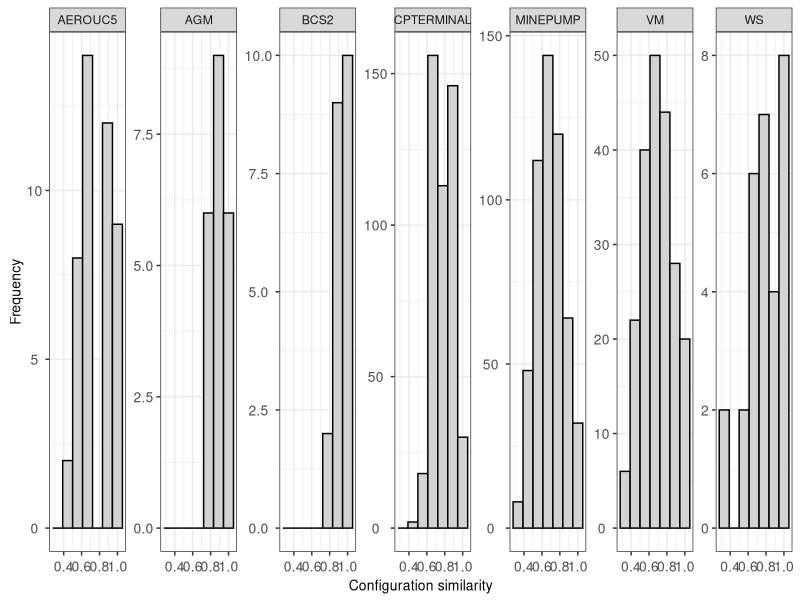
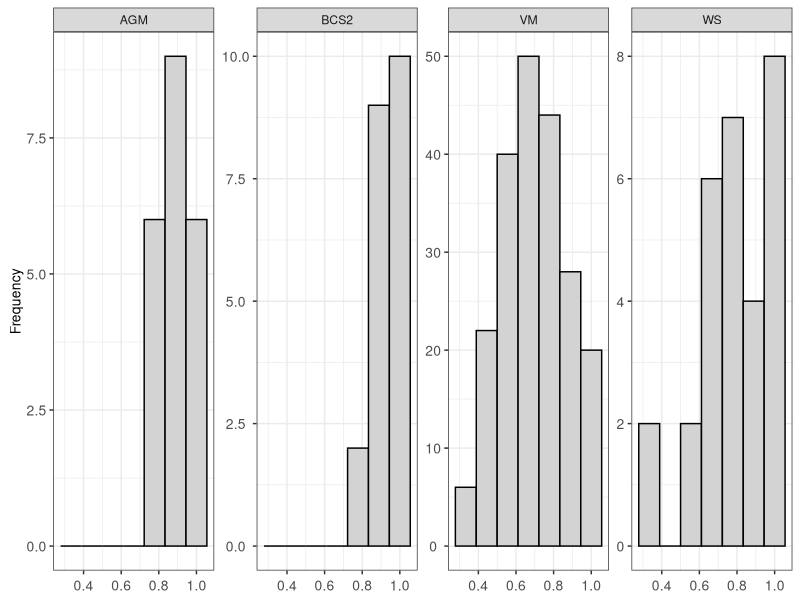
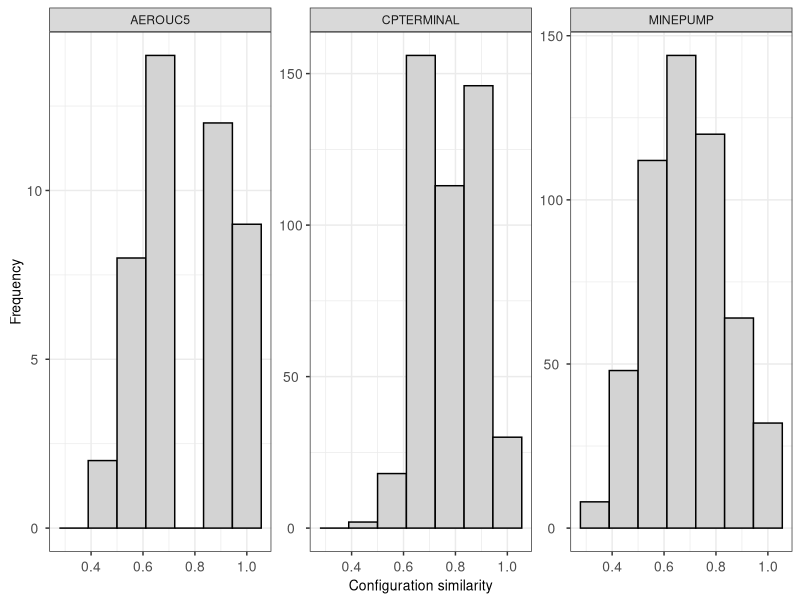

Reproduce these figures in R, in order. (Note: this script raises an error after producing the figures.)
list.of.packages <- c("ggpubr","ggrepel","ggplot2","effsize","stringr","reshape","dplyr", "egg", "gridExtra")

# new.packages <- list.of.packages[!(list.of.packages %in% installed.packages(lib.loc="/home/cdnd1/Rpackages/")[,"Package"])]
# if(length(new.packages)) install.packages(new.packages,lib="/home/cdnd1/Rpackages/")
# lapply(list.of.packages,require,character.only=TRUE, lib.loc="/home/cdnd1/Rpackages/")

new.packages <- list.of.packages[!(list.of.packages %in% installed.packages()[,"Package"])]
if(length(new.packages)) install.packages(new.packages, dependencies = TRUE)
lapply(list.of.packages,require,character.only=TRUE)

rm(new.packages,list.of.packages)

# # Loading log files from pair merging, dissimilarity, and comparelanguage.
# # Then, combine tables in a single data structure
# pair_tabs <- NULL
# # for (an_spl in c("agm", "bcs2")) {
# # for (an_spl in c("agm", "vm", "ws", "bcs2")) {
# # for (an_spl in c("agm", "vm", "ws", "bcs2", "cpterminal", "minepump")) {
# for (an_spl in c("agm", "vm", "ws", "bcs2", "cpterminal", "minepump", "aerouc5")) {
#   tab_c<-read.table(paste("./pair/pair_merging_",an_spl,".log",sep = ""),sep="/", header=TRUE)
#   tab_d<-read.table(paste("./pair/pair_dissimilarity_",an_spl,".log",sep = ""),sep="\t", header=TRUE)
#   tab_l<-read.table(paste("./pair/pair_comparelanguages_",an_spl,".log",sep = ""),sep="|", header=TRUE)
#   tab_m<-merge(merge(tab_c,tab_d),tab_l)
#   tab_m$SPL <- an_spl
#   if(is.null(pair_tabs)){
#     pair_tabs <- tab_m
#   }else{
#     pair_tabs <- rbind(pair_tabs,tab_m)
#   }
#   rm(tab_c,tab_d,tab_l,tab_m)
# }
# write.table(pair_tabs,"./pair_mdc.tab")
pair_tabs<-read.table("./pair_mdc.tab")

# calculate similarity (opposite of dissim)
pair_tabs$ConfigSim <- 1-pair_tabs$ConfigDissim

# calculate model size increment in terms of the maximum size (number of states)
pair_tabs$RatioStates<- apply(pair_tabs[,c("TotalStatesRef","TotalStatesUpdt")],1,sum)
pair_tabs$RatioStates<- pair_tabs$StatesFFSM/pair_tabs$RatioStates

# calculate model size increment in terms of the maximum size (number of transitions)  
pair_tabs$RatioTransitions<- apply(pair_tabs[,c("TotalTransitionsRef","TotalTransitionsUpdt")],1,sum)
pair_tabs$RatioTransitions<- pair_tabs$TransitionsFFSM/pair_tabs$RatioTransitions

# # calculate model size increment in terms of the largest model size (number of states)
# pair_tabs$RatioStatesMax<- apply(pair_tabs[,c("TotalStatesRef","TotalStatesUpdt")],1,max)
# pair_tabs$RatioStatesMax<- pair_tabs$StatesFFSM/pair_tabs$RatioStatesMax
# 
# # calculate model size increment in terms of the largest model size (number of transitions)  
# pair_tabs$RatioTransitionsMax<- apply(pair_tabs[,c("TotalTransitionsRef","TotalTransitionsUpdt")],1,max)
# pair_tabs$RatioTransitionsMax<- pair_tabs$TransitionsFFSM/pair_tabs$RatioTransitionsMax

pair_tabs$SPL<-toupper(pair_tabs$SPL)
# dissimilarity histogram 
filename <- "histogram_ConfigSim.pdf"
p<-ggplot(pair_tabs, aes(x=ConfigSim)) + 
  geom_histogram(color="black", fill="lightgrey", bins=7)+
  labs(x = "Configuration similarity", y = "Frequency")+
  theme_bw()+
  theme(
    plot.title = element_text(hjust = 0.5, size=10),
    axis.text.x  = element_text(angle = 0,   hjust = 0.5, vjust = 0.5, size=10),
    axis.text.y  = element_text(angle = 0,   hjust = 0.5, vjust = 0.5, size=10),
    axis.title.x  = element_text(angle = 0,  hjust = 0.5, vjust = 0.5, size=10),
    axis.title.y  = element_text(angle = 90, hjust = 0.5, vjust = 0.5, size=10)
  )+facet_wrap(SPL~.,scales = "free_y", nrow = 1)
p1 <- p %+% subset(pair_tabs, SPL %in% c("AGM","BCS2","VM","WS")) + labs(x = NULL)
p2 <- p %+% subset(pair_tabs, !SPL %in% c("AGM","BCS2","VM","WS"))
p<-arrangeGrob(grobs = lapply(
  list(p1, p2),
  set_panel_size,
  width = unit(5, "cm"),
  height = unit(4, "cm")
))
#print(p)
ggsave(device=cairo_pdf, filename, width = 9.75, height = 4.5, dpi=320,p)
rm(p,p1,p2,filename)

# dissimilarity (RatioStates) histogram
filename <- "histogram_RatioStates.pdf"
p<-ggplot(pair_tabs, aes(x=RatioStates)) +
  geom_histogram(color="black", fill="lightgrey", bins=7)+
  labs(x = "Ratio between FFSM size to total size of products pairs (number of states)", y = "Frequency")+
  theme_bw()+
  theme(
    plot.title = element_text(hjust = 0.5, size=10),
    axis.text.x  = element_text(angle = 0,   hjust = 0.5, vjust = 0.5, size=10),
    axis.text.y  = element_text(angle = 0,   hjust = 0.5, vjust = 0.5, size=10),
    axis.title.x  = element_text(angle = 0,  hjust = 0.5, vjust = 0.5, size=10),
    axis.title.y  = element_text(angle = 90, hjust = 0.5, vjust = 0.5, size=10)
  )+facet_wrap(SPL~.,scales = "free_y", nrow = 1)
p1 <- p %+% subset(pair_tabs, SPL %in% c("AGM","BCS2","VM","WS")) + labs(x = NULL)
p2 <- p %+% subset(pair_tabs, !SPL %in% c("AGM","BCS2","VM","WS"))
p<-arrangeGrob(grobs = lapply(
  list(p1, p2),
  set_panel_size,
  width = unit(5, "cm"),
  height = unit(4, "cm")
))
#print(p)
ggsave(device=cairo_pdf, filename, width = 9.75, height = 4.5, dpi=320,p)
rm(p,p1,p2,filename)

# dissimilarity (RatioTransitions) histogram
filename <- "histogram_RatioTransitions.pdf"
p<-ggplot(pair_tabs, aes(x=RatioTransitions)) +
  geom_histogram(color="black", fill="lightgrey", bins=7)+
  labs(x = "Ratio between FFSM size to total size of products pairs (number of transitions)", y = "Frequency")+
  theme_bw()+
  theme(
    plot.title = element_text(hjust = 0.5, size=10),
    axis.text.x  = element_text(angle = 0,   hjust = 0.5, vjust = 0.5, size=10),
    axis.text.y  = element_text(angle = 0,   hjust = 0.5, vjust = 0.5, size=10),
    axis.title.x  = element_text(angle = 0,  hjust = 0.5, vjust = 0.5, size=10),
    axis.title.y  = element_text(angle = 90, hjust = 0.5, vjust = 0.5, size=10)
  )+facet_wrap(SPL~.,scales = "free_y", nrow = 1)
p1 <- p %+% subset(pair_tabs, SPL %in% c("AGM","BCS2","VM","WS")) + labs(x = NULL)
p2 <- p %+% subset(pair_tabs, !SPL %in% c("AGM","BCS2","VM","WS"))
p<-arrangeGrob(grobs = lapply(
  list(p1, p2),
  set_panel_size,
  width = unit(5, "cm"),
  height = unit(4, "cm")
))
#print(p)
ggsave(device=cairo_pdf, filename, width = 9.75, height = 4.5, dpi=320,p)
rm(p,p1,p2,filename)

{
  corrMethod<-"pearson"
  # x_col = "RatioStates";          xlab_txt = "Ratio between total sizes of FFSM to products pair (number of states)"
  x_col = "RatioTransitions";     xlab_txt = "Ratio between total sizes of FFSM to products pair (number of transitions)"
  y_col <- "ConfigSim"; ylab_txt <- "Configuration similarity";
  # y_col <- "RatioFeatures"; ylab_txt <- "Amount of feature sharing";
  
  y_title <- "Pearson correlation coefficient - Pairwise analysis"
  filename <- paste("correlation_",x_col,"_",y_col,".pdf",sep = "")
  
  p1 <-ggscatter(subset(pair_tabs, SPL %in% c("AGM","BCS2","VM","WS")),
                 x = x_col, xlab = NULL,
                 y = y_col, ylab = ylab_txt,
                 title = y_title,
                 add = "reg.line",
                 cor.coeff.args = list(method = corrMethod, label.x.npc = 0.00, label.y.npc = 0.00),
                 cor.coef.size = 4,
                 conf.int = TRUE, # Add confidence interval
                 cor.coef = TRUE # Add correlation coefficient. see ?stat_cor
  )+
    theme_bw()+
    theme(
      plot.title = element_text(hjust = 0.5, size=15),
      strip.text.x = element_text(size = 15),
      strip.text.y = element_text(size = 15),
      axis.text.x  = element_text(angle = 0,   hjust = 0.5, vjust = 0.5, size=15),
      axis.text.y  = element_text(angle = 0,   hjust = 0.5, vjust = 0.5, size=15),
      axis.title.x  = element_text(angle = 0,  hjust = 0.5, vjust = 0.5, size=15),
      axis.title.y  = element_text(angle = 90, hjust = 0.5, vjust = 0.5, size=15)
    )+ facet_wrap(SPL~.,scales = "free", nrow = 1)  + labs(x = NULL)
  # facet_wrap(SPL~.,scales = "free_x", nrow = 1)
  # facet_wrap(SPL~., nrow = 1)
  
  p2 <-ggscatter(subset(pair_tabs, !SPL %in% c("AGM","BCS2","VM","WS")),
                 x = x_col, xlab = xlab_txt,
                 y = y_col, ylab = ylab_txt,
                 title = NULL,
                 add = "reg.line",
                 cor.coeff.args = list(method = corrMethod, label.x.npc = 0.00, label.y.npc = 0.00),
                 cor.coef.size = 4,
                 conf.int = TRUE, # Add confidence interval
                 cor.coef = TRUE # Add correlation coefficient. see ?stat_cor
  )+
    theme_bw()+
    theme(
      plot.title = element_text(hjust = 0.5, size=15),
      strip.text.x = element_text(size = 15),
      strip.text.y = element_text(size = 15),
      axis.text.x  = element_text(angle = 0,   hjust = 0.5, vjust = 0.5, size=15),
      axis.text.y  = element_text(angle = 0,   hjust = 0.5, vjust = 0.5, size=15),
      axis.title.x  = element_text(angle = 0,  hjust = 0.5, vjust = 0.5, size=15),
      axis.title.y  = element_text(angle = 90, hjust = 0.5, vjust = 0.5, size=15)
    )+ facet_wrap(SPL~.,scales = "free", nrow = 1)
  p<-arrangeGrob(grobs = lapply(
    list(p1, p2),
    set_panel_size,
    width = unit(9, "cm"),
    height = unit(5, "cm")
  ))
  #print(p)
  ggsave(device=cairo_pdf, filename, width = 17, height = 6, dpi=320,p)
  rm(p,p1,p2,filename,x_col,xlab_txt,y_col,ylab_txt,y_title,corrMethod)
}

# # Loading report files of recovering FFSMs from prioritized configurations
# # Then, combine tables in a single data structure
# prtz_tabs <- NULL
# for (logId in seq(0,99)) {
#     logId <- str_pad(logId, 2, pad = "0")
#     # for (an_spl in c("agm", "vm", "ws", "bcs2", "cpterminal", "minepump")) {
#     for (an_spl in c("agm", "vm", "ws", "bcs2", "cpterminal", "minepump", "aerouc5")) {
#       for (xmdp in c("lmdp", "gmdp", "rndp")) {
#       # for (xmdp in c("lmdp", "rndp")) {
#         # for (tsort in c("dis")) {
#         for (tsort in c("dis", "sim")) {
#           if(xmdp=="rndp" && tsort == "sim"){ next }
#           tab<-read.table(paste("./prtz/",xmdp,"_",tsort,"_",logId,"_",an_spl,"_r.txt.log",sep = ""),sep="/", header=TRUE)
#           tab$Index <- seq(nrow(tab))
#           tab$SPL <- an_spl
#           # tab$Prioritization <- paste(xmdp,tsort)
#           tab$Prioritization <- xmdp
#           tab$ID <- logId
#           tab$Criteria <- tsort
#           if(is.null(prtz_tabs)) prtz_tabs <- tab
#           else{
#             prtz_tabs <- rbind(prtz_tabs,tab)
#           }
#         }
#       }
#     }
# }
# write.table(prtz_tabs,"./recov_prtz.tab")
prtz_tabs<-read.table("./recov_prtz.tab")
prtz_tabs<-prtz_tabs[prtz_tabs$Criteria=="dis",]
# prtz_tabs<-prtz_tabs[prtz_tabs$Prioritization!="gmdp",]

prtz_tabs$StatesOrigFFSM <- 0; prtz_tabs$TransitionsOrigFFSM <- 0 

prtz_tabs[prtz_tabs$SPL=='aerouc5',   'StatesOrigFFSM'] <- 25; prtz_tabs[prtz_tabs$SPL=='aerouc5',   'TransitionsOrigFFSM'] <- 25*18
prtz_tabs[prtz_tabs$SPL=='agm',       'StatesOrigFFSM'] <- 6;  prtz_tabs[prtz_tabs$SPL=='agm',       'TransitionsOrigFFSM'] <- 35
prtz_tabs[prtz_tabs$SPL=='bcs2',      'StatesOrigFFSM'] <- 6;  prtz_tabs[prtz_tabs$SPL=='bcs2',      'TransitionsOrigFFSM'] <- 53
prtz_tabs[prtz_tabs$SPL=='cpterminal','StatesOrigFFSM'] <- 11; prtz_tabs[prtz_tabs$SPL=='cpterminal','TransitionsOrigFFSM'] <- 11*15
prtz_tabs[prtz_tabs$SPL=='minepump',  'StatesOrigFFSM'] <- 25; prtz_tabs[prtz_tabs$SPL=='minepump',  'TransitionsOrigFFSM'] <- 25*23
prtz_tabs[prtz_tabs$SPL=='vm',        'StatesOrigFFSM'] <- 14; prtz_tabs[prtz_tabs$SPL=='vm',        'TransitionsOrigFFSM'] <- 197
prtz_tabs[prtz_tabs$SPL=='ws',        'StatesOrigFFSM'] <- 13; prtz_tabs[prtz_tabs$SPL=='ws',        'TransitionsOrigFFSM'] <- 112

# calculate model size increment in terms of the maximum size (number of states)
prtz_tabs$RatioStates<- prtz_tabs$StatesFFSM/apply(prtz_tabs[,c("TotalStatesRef","TotalStatesUpdt")],1,sum)

# calculate model size increment in terms of the maximum size (number of transitions)  
prtz_tabs$RatioTransitions<- prtz_tabs$TransitionsFFSM/apply(prtz_tabs[,c("TotalTransitionsRef","TotalTransitionsUpdt")],1,sum)

# #  
summarized_tab <- prtz_tabs %>%
  group_by(SPL,Prioritization,Criteria,ID) %>%
  summarize(
    sum_StatesFFSM = sum(StatesFFSM),
    sum_TransitionsFFSM = sum(TransitionsFFSM),
    
    sum_RatioStates      = sum(RatioStates),
    sum_RatioTransitions = sum(RatioTransitions),
    
    num_FFSMs = length(StatesFFSM),
    
    StatesOrigFFSM      = mean(StatesOrigFFSM),
    TransitionsOrigFFSM = mean(TransitionsOrigFFSM)
    )
summarized_df<-data.frame(summarized_tab)

summarized_df$APFD_RatioTransitions <- summarized_df$sum_RatioTransitions/summarized_df$num_FFSMs
summarized_df$APFD_RatioStates      <- summarized_df$sum_RatioStates     /summarized_df$num_FFSMs

summarized_df$APFD_StatesOrigFFSM      <- summarized_df$sum_StatesFFSM/(summarized_df$num_FFSMs * summarized_df$StatesOrigFFSM)
summarized_df$APFD_TransitionsOrigFFSM <- summarized_df$sum_TransitionsFFSM/(summarized_df$num_FFSMs * summarized_df$TransitionsOrigFFSM)

summarized_df$Prioritization<- sub("gmdp","Global",summarized_df$Prioritization)
summarized_df$Prioritization<- sub("lmdp","Local",summarized_df$Prioritization)
# summarized_df$Prioritization<- sub("lmdp","Similarity",summarized_df$Prioritization)
summarized_df$Prioritization<- sub("rndp","Random",summarized_df$Prioritization)
summarized_df$SPL<-toupper(summarized_df$SPL)

for (a_metric in c('APFD_StatesOrigFFSM', 'APFD_TransitionsOrigFFSM')) {
# for (a_metric in c('APFD_RatioTransitions', 'APFD_RatioStates')) {
# for (a_metric in c('APFD_RatioTransitions', 'APFD_RatioStates','APFD_StatesOrigFFSM', 'APFD_TransitionsOrigFFSM')) {
  filename <- paste(a_metric,".pdf",sep="")
  p1 <- ggplot(data=summarized_df[summarized_df$SPL %in% c("AGM","BCS2","VM","WS"),], aes_string(x="Prioritization",y=a_metric,color="Prioritization",fill="Prioritization")) +
    geom_boxplot(color = "black")+
    stat_boxplot(geom ='errorbar',color = "black")+
    scale_fill_brewer(palette="Greys") +
    theme_bw() +facet_wrap(SPL~.,scales = "free", nrow = 1) + 
    labs(x = NULL)+
    theme(legend.position = "none")
  p2 <- ggplot(data=summarized_df[!summarized_df$SPL %in% c("AGM","BCS2","VM","WS"),], aes_string(x="Prioritization",y=a_metric,color="Prioritization",fill="Prioritization")) +
    geom_boxplot(color = "black")+
    stat_boxplot(geom ='errorbar',color = "black")+
    scale_fill_brewer(palette="Greys") +
    theme_bw() +facet_wrap(SPL~.,scales = "free", nrow = 1) 
  p<-arrangeGrob(grobs = lapply(
    list(p1, p2),
    set_panel_size,
    width = unit(5, "cm"),
    height = unit(4, "cm")
  ))
  #print(p)
  ggsave(device=cairo_pdf, filename, width = 9.75, height = 4.5, dpi=320,p)
  rm(p,p1,p2,filename)
  
}


lines <-c()
for (SPL in unique(summarized_df$SPL)) {
  lines<-append(lines,paste("#########",SPL))
  sub_tab<-summarized_df[(summarized_df$SPL ==SPL),]
  glo_var <- sub_tab[sub_tab$Prioritization=="Global","APFD_TransitionsOrigFFSM"]
  loc_var <- sub_tab[sub_tab$Prioritization=="Local" ,"APFD_TransitionsOrigFFSM"]
  rnd_var <- sub_tab[sub_tab$Prioritization=="Random","APFD_TransitionsOrigFFSM"]
  # global vs random
  wilc_glo<-wilcox.test(glo_var,rnd_var)
  vd_glo<-VD.A(glo_var,rnd_var)
  # local vs random
  wilc_loc<-wilcox.test(loc_var,rnd_var)
  vd_loc<-VD.A(loc_var,rnd_var)
  # global vs local
  wilc_glc<-wilcox.test(glo_var,loc_var)
  vd_glc<-VD.A(glo_var,loc_var)
  lines<-append(lines,"Global vs. Random")
  lines<-append(lines,paste("\tp-value =", wilc_glo$p.value))
  lines<-append(lines,paste("\tÂ =",       vd_glo$estimate,"(",vd_glo$magnitude,")"))
  lines<-append(lines,"Local vs. Random")
  lines<-append(lines,paste("\tp-value =", wilc_loc$p.value))
  lines<-append(lines,paste("\tÂ =",       vd_loc$estimate,"(",vd_loc$magnitude,")"))
  lines<-append(lines,"Global vs. Local")
  lines<-append(lines,paste("\tp-value =", wilc_glc$p.value))
  lines<-append(lines,paste("\tÂ =",       vd_glc$estimate,"(",vd_glc$magnitude,")"))
  lines<-append(lines,"")
}
fileConn<-file("statistics.txt")
writeLines(lines,fileConn)
close(fileConn)
